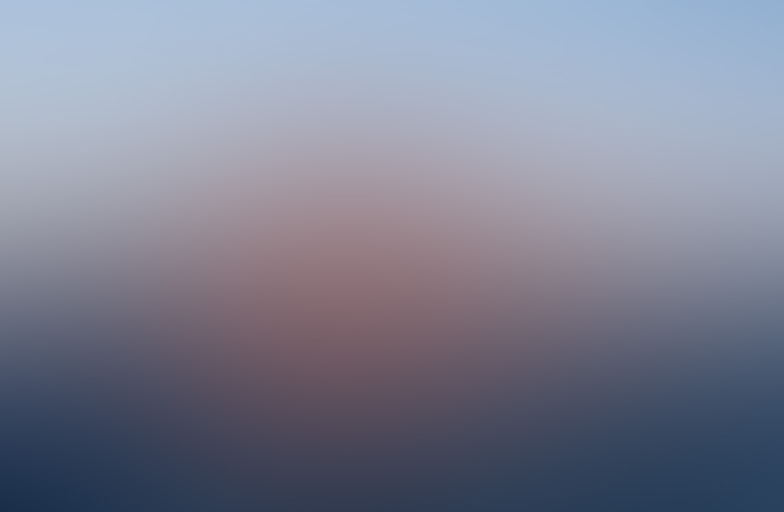
#> input picture images/bg.jpg, 1568 x 1024 px (shown at 1/2 size)
$ python pad_image.py images/bg.jpg
#> lines starting #> are read from the running program, lines starting #| are printed output that depends on the picture
from PIL import Image
import sys


def rescale_and_pad_image(image_path):
#> called with image_path = 'images/bg.jpg'
    desired_width, desired_height = 800, 600

    # Open the image
    with Image.open(image_path) as img:
        # Calculate the scaling factor
#> img is the input picture: PIL image 1568x1024 RGB; mean R, G, B 125.6, 129.3, 147.3
        scale_w = desired_width / img.width
#> scale_w = 0.51
        scale_h = desired_height / img.height
#> scale_h = 0.586
        scale_factor = min(scale_w, scale_h)  # Ensure we do not upscale
#> scale_factor = 0.51

        # Calculate the new size, maintaining aspect ratio
        new_width = int(img.width * scale_factor)
#> new_width = 800
        new_height = int(img.height * scale_factor)
#> new_height = 522

        # Rescale the image
        img_rescaled = img.resize((new_width, new_height), Image.Resampling.LANCZOS)
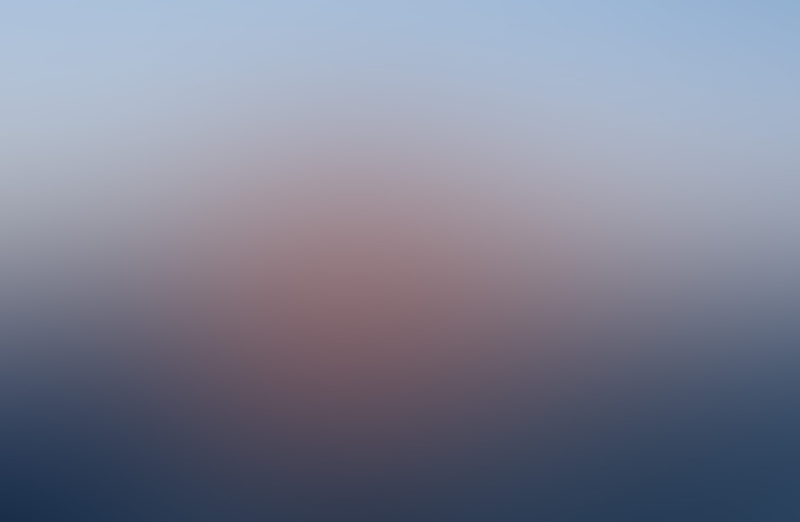
#> img_rescaled: PIL image 800x522 RGB; mean R, G, B 125.6, 129.3, 147.3
        print(img_rescaled.size)
#| (800, 522)

        # Create a new image with a white background
        new_img = Image.new("RGB", (desired_width, desired_height), "white")
#> new_img: PIL image 800x600 RGB; every value is 255

        # Calculate top-left corner coordinates to paste the rescaled image
        paste_x = (desired_width - new_width) // 2
#> paste_x = 0
        paste_y = (desired_height - new_height) // 2
#> paste_y = 39

        # Paste the rescaled image onto the white background
        new_img.paste(img_rescaled, (paste_x, paste_y))
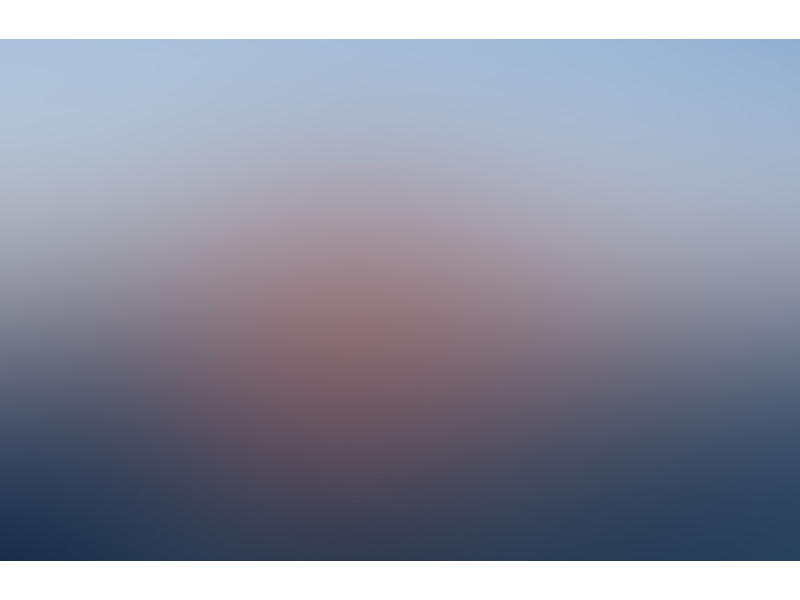
#> new_img: PIL image 800x600 RGB; mean R, G, B 142.4, 145.6, 161.3

        # Save the result
        new_img.save(image_path)
        print(f"Rescaled and padded image saved to {image_path}")

if __name__ == "__main__":
    if len(sys.argv) != 2:
        print("Usage: python script.py <image_path>")
    else:
        image_path = sys.argv[1]
        rescale_and_pad_image(image_path)
